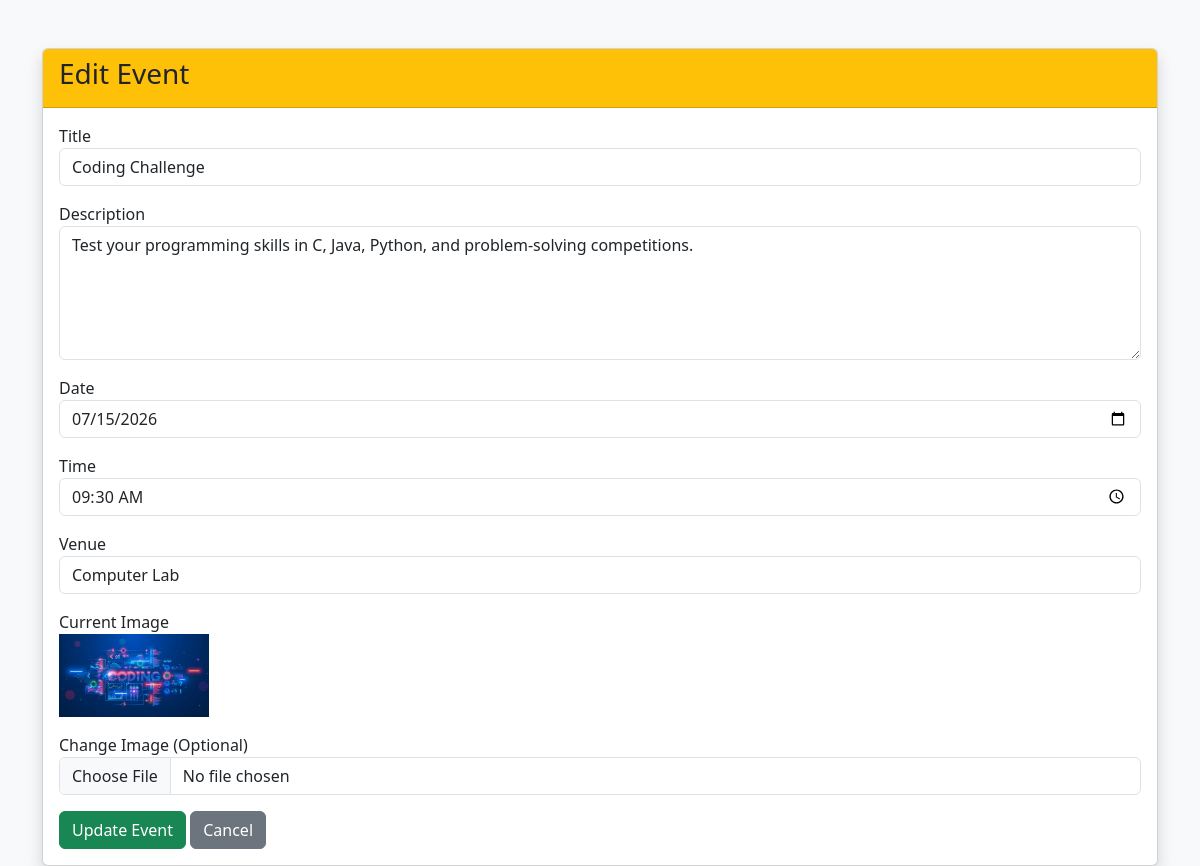
Screenshot of /admin/edit-event.php?id=3 (signed in) with the database file from the repository.
### tables this page shows
CREATE TABLE `events` (
  `id` int NOT NULL,
  `title` varchar(100) NOT NULL,
  `description` text NOT NULL,
  `event_date` date NOT NULL,
  `event_time` time NOT NULL,
  `venue` varchar(100) NOT NULL,
  `image` varchar(255) NOT NULL,
  `created_at` timestamp NULL DEFAULT CURRENT_TIMESTAMP
);

### admin/edit-event.php (the view, shortened to what this page needs)
<?php
include("../includes/db.php");
$id = $_GET['id'];
$result = mysqli_query($conn, "SELECT * FROM events WHERE id='$id'");
$row = mysqli_fetch_assoc($result);
?>
<!DOCTYPE html>
<html>
<head>
<link href="https://cdn.jsdelivr.net/npm/bootstrap@5.3.3/dist/css/bootstrap.min.css" rel="stylesheet">
</head>
<body class="bg-light">
<div class="container mt-5">
<div class="card shadow">
<div class="card-header bg-warning">
<h3>Edit Event</h3>
</div>
<div class="card-body">
<form method="POST" enctype="multipart/form-data">
<div class="mb-3">
<label>Title</label>
<input
type="text"
name="title"
class="form-control"
value="<?php echo $row['title'];?>"
required>
</div>
<div class="mb-3">
<label>Description</label>
<textarea
name="description"
class="form-control"
rows="5"
required><?php echo $row['description'];?></textarea>
</div>
<div class="mb-3">
<label>Date</label>
<input
type="date"
name="event_date"
class="form-control"
value="<?php echo $row['event_date'];?>"
required>
</div>
<div class="mb-3">
<label>Time</label>
<input
type="time"
name="event_time"
class="form-control"
value="<?php echo $row['event_time'];?>"
required>
</div>
<div class="mb-3">
<label>Venue</label>
<input
type="text"
name="venue"
class="form-control"
value="<?php echo $row['venue'];?>"
required>
</div>
<div class="mb-3">
<label>Current Image</label><br>
<img src="../uploads/<?php echo $row['image']; ?>" width="150">
</div>
<div class="mb-3">
<label>Change Image (Optional)</label>
<input
type="file"
name="image"
class="form-control">
</div>
<button
type="submit"
name="update"
class="btn btn-success">
Update Event
</button>
<a href="manage-events.php" class="btn btn-secondary">
Cancel
</a>
</form>
</div>
</div>
</div>
</body>
</html>

### rows the page displays
events: title "Coding Challenge", description "Test your programming skills in C, Java, Python, and problem-solving competitions.", event_date "07/15/2026", event_time "09:30:00", venue "Computer Lab", image (picture)
